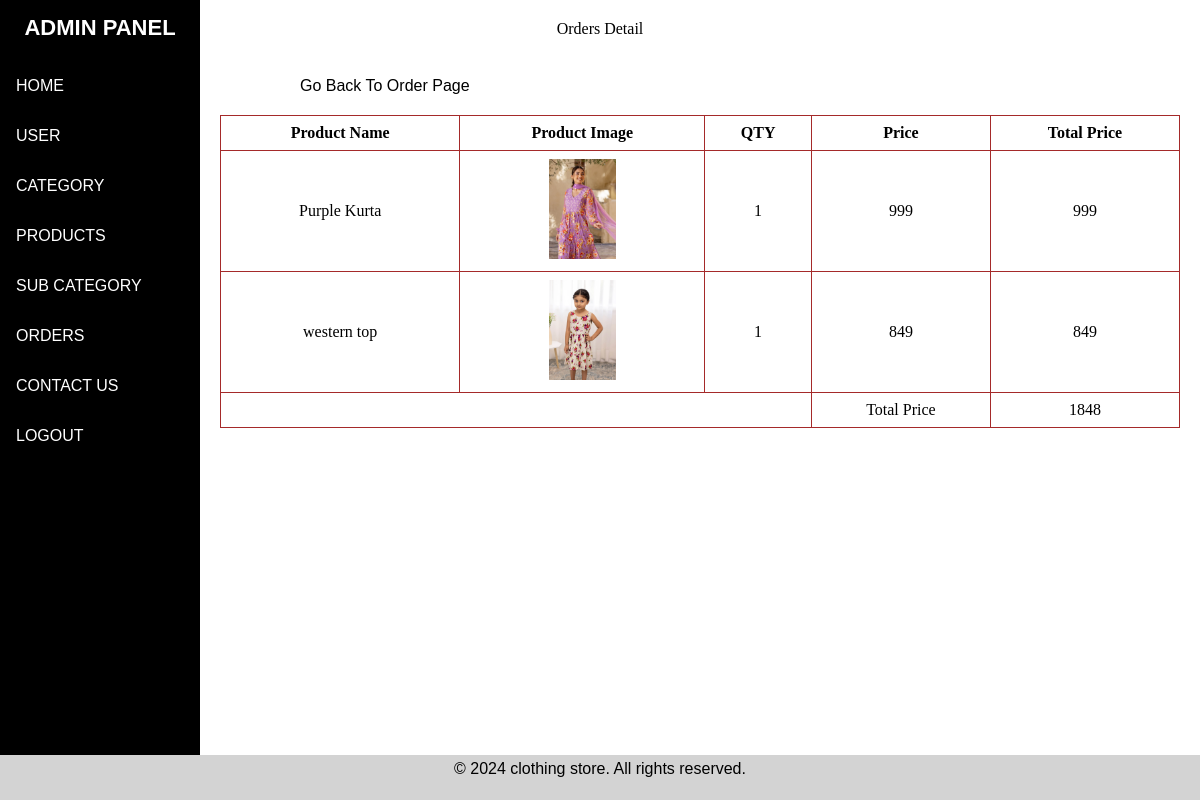
Page /admin/admin_orderdetail.php?id=1 (signed in) on the committed database.
### tables this page shows
CREATE TABLE `order_detail` (
  `orderdetail_id` int(11) NOT NULL,
  `order_id` int(11) NOT NULL,
  `product_id` int(11) NOT NULL,
  `qty` int(11) NOT NULL,
  `price` float NOT NULL,
  `added_on` datetime NOT NULL
);

CREATE TABLE `product` (
  `pro_id` int(11) NOT NULL,
  `cat_id` int(11) NOT NULL,
  `subcat_id` int(11) NOT NULL,
  `pname` varchar(50) NOT NULL,
  `mrp` float NOT NULL,
  `sprice` float NOT NULL,
  `qty` int(11) NOT NULL,
  `image` varchar(255) NOT NULL,
  `image2` varchar(255) NOT NULL,
  `image3` varchar(255) NOT NULL,
  `image4` varchar(255) NOT NULL,
  `short_desc` varchar(2000) NOT NULL,
  `description` text NOT NULL,
  `meta_title` varchar(2000) NOT NULL,
  `meta_desc` varchar(2000) NOT NULL,
  `meta_keyword` varchar(2000) NOT NULL,
  `status` tinyint(4) NOT NULL
);

### admin/admin_orderdetail.php (the view, shortened to what this page needs)
<?php
include('header.php');
$order_id =$_GET['id'];
?>
<!DOCTYPE html>
<html lang="en">
<head>
</head>
<body>
<p class="main-title">Orders Detail</p>
<?php
$select_orders=mysqli_query($con,"select distinct(order_detail.orderdetail_id),order_detail.*,product.pname,product.image from order_detail,product,ordered where order_detail.order_id='$order_id' and product.pro_id=order_detail.product_id") or die('query Failed');
if(mysqli_num_rows($select_orders)>0){
    ?>
    <form method="post" action="invoice.php">
        <button type="submit">PDF</button>
    <p><a href="adorder.php">Go Back To Order Page</a></p>
</form>
    <table border="1">
        <tr>
            <th>Product Name</th>
            <th>Product Image</th>
            <th>QTY</th>
            <th>Price</th>
            <th>Total Price</th>
</tr>
    <?php
    $total=0;
    while($fetch_orders=mysqli_fetch_assoc($select_orders)){
        $total=$total+($fetch_orders['price'] * $fetch_orders['qty']);
        ?>
        <tr>
              <td><?php echo $fetch_orders['pname'] ;?></td>
              <td><img src="../media/product/<?php echo $fetch_orders['image']  ?>" height="100px" class="small-img" alt=""></td>
              <td><?php echo $fetch_orders['qty'] ?></td>
              <td><?php echo $fetch_orders['price'] ?></td>
              <td><?php echo $fetch_orders['price'] * $fetch_orders['qty']?></td>
        </tr>
        <?php
}
?>
<tr>
            <td colspan="3"></td>
            <td>Total Price</td>
            <td><?php echo $total ?></td>
        </tr>
</table>
<?php
}else{
    echo '<p class="main-title">No Order Places yet</p>';
}
?>
</body>
</html>
<?php
include ('./includes/footer.php');
?>

### admin/style.css (style rules this page uses)
* { padding: 0; margin: 0; }
.main table th,td { padding: 8px; }

### admin/admin_orderdetail.php (style rules this page uses)
table { align-items: center; color: black; text-align: center; border-color: brown; width: 60%; border-collapse: collapse; margin: 20px 280px; }
table th,td { padding: 8px; }
table { align-items: center; color: black; text-align: center; border-color: brown; width: 80%; border-collapse: collapse; margin: 20px 220px; }
.main-title { padding:20px; text-align:center; }
p a { font-family: 'Gill Sans', 'Gill Sans MT', Calibri, 'Trebuchet MS', sans-serif; color: black; text-decoration: none; margin:10px 300px; }

### rows in the picture
order_detail: product.pname "Purple Kurta", product.image (picture), qty "1", price "999", $fetch_orders['price']*$fetch_orders['qty'] "999"
order_detail: product.pname "western top", product.image (picture), qty "1", price "849", $fetch_orders['price']*$fetch_orders['qty'] "849"

### other values in the picture
$total "1848"
